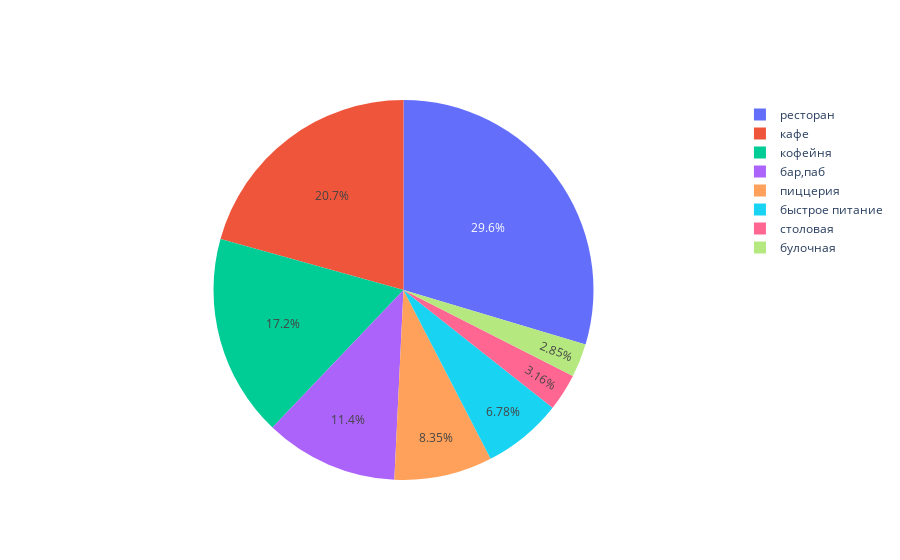

The notebook cell saved with this chart:
### Code cell
fig = go.Figure(data=[go.Pie(labels=category_seats_counts['category'], values=category_seats_counts['count_seats'])])
fig.show()

### Figure 1 — Plotly figure (JSON) as saved in the notebook; plotly's stock layout.template omitted (floating-point values rounded to 4 significant figures)
{"data": [{"labels": ["ресторан", "кафе", "кофейня", "бар,паб", "пиццерия", "быстрое питание", "столовая", "булочная"], "type": "pie", "values": [136613, 95337, 79327, 52333, 38492, 31267, 14559, 13148]}], "layout": {}}
